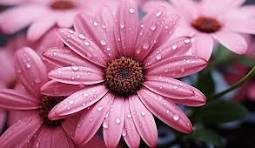
#> input picture flower1.jpeg, 255 x 148 px
$ python ass2.py
#> lines starting #> are read from the running program, lines starting #| are printed output that depends on the picture
import cv2 as cv
import numpy as np


def apply_kernel(image, kernel):
    image_matrix = np.array(image, np.int32)
    padded_matrix = cv.copyMakeBorder(image_matrix, 1, 1, 1, 1, cv.BORDER_CONSTANT, value=0)
    # print(padded_matrix)

    result = np.zeros_like(image_matrix)
    # print(result)
    # -----------Applying convolution
    for i in range(1, image_matrix.shape[0] + 1):
        for j in range(1, image_matrix.shape[1] + 1):
            # print("\n",i,j)
            neighbor_pixels = padded_matrix[i - 1:i + 2, j - 1:j + 2]
            # print("\n",neighbor_pixels)
            # print("\n",neighbor_pixels*kernel)
            conv_result = np.sum(neighbor_pixels * kernel)
            result[i - 1, j - 1] = conv_result

    result_image = np.uint8(result)
    return result_image


def main():
    pathh = input("Enter path of image: ")
#> the answer given: flower1.jpeg
    origional_img = cv.imread(pathh)
#> origional_img is the input picture: shape (148, 255, 3); mean B, G, R 127.9, 102.3, 162

    kernel_1 = np.array([[1, 0, -1],
                         [1, 0, -1],
                         [1, 0, -1]])

    kernel_4 = np.array([[1, 1, 1],
                         [0, 1, 0],
                         [-1, -1, -1]])

    kernel_2 = np.array([[0, 2, 0],
                         [2, 0, 2],
                         [0, 2, 0]])

    kernel_3 = np.array([[0, -1, 0],
                         [-1, 8, -1],
                         [0, -1, 0]])

    kernel_5 = np.array([[9, 2, 5],
                         [2, 0, 2],
                         [9, 5, 2]])

    # Apply the kernel to the input image_matrix
    res_img_1 = apply_kernel(origional_img, kernel_1)
#> after the loop in apply_kernel, `for i in range(1, image_matrix.shape[0] + 1):`:
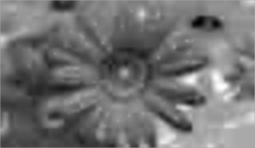
#> result: shape (148, 255, 3) int32; min -921, max 452, mean -305; drawn with min black and max white
    cv.imwrite('T1.jpg',res_img_1)
    res_img_2 = apply_kernel(origional_img, kernel_2)
#> after the loop in apply_kernel (call 2), `for i in range(1, image_matrix.shape[0] + 1):`:
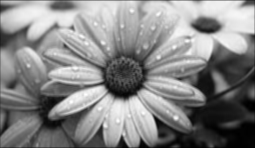
#> result: shape (148, 255, 3) int32; min 56, max 5556, mean 2950.7; drawn with min black and max white
    cv.imwrite('T2.jpg', res_img_2)
    res_img_3 = apply_kernel(origional_img, kernel_3)
#> after the loop in apply_kernel (call 3), `for i in range(1, image_matrix.shape[0] + 1):`:
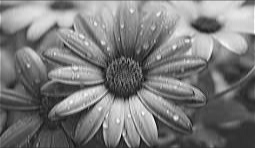
#> result: shape (148, 255, 3) int32; min -598, max 2650, mean 969.1; drawn with min black and max white
#> in apply_kernel (call 3), `result_image = np.uint8(result)`:
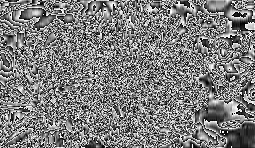
#> result_image: shape (148, 255, 3); min 0, max 255, mean 125.2
    cv.imwrite('T3.jpg', res_img_3)
    res_img_4 = apply_kernel(origional_img, kernel_4)
#> after the loop in apply_kernel (call 4), `for i in range(1, image_matrix.shape[0] + 1):`:
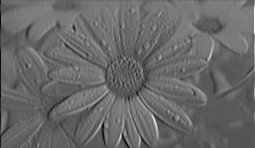
#> result: shape (148, 255, 3) int32; min -1249, max 2527, mean 306.7; drawn with min black and max white
#> in apply_kernel (call 4), `result_image = np.uint8(result)`:
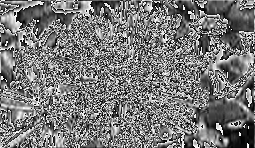
#> result_image: shape (148, 255, 3); min 0, max 255, mean 120
    cv.imwrite('T4.jpg', res_img_4)
    res_img_5 = apply_kernel(origional_img, kernel_5)
#> in apply_kernel (call 5), `result_image = np.uint8(result)`:
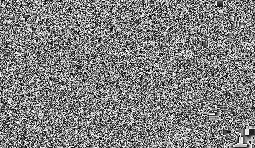
#> result_image: shape (148, 255, 3); min 0, max 255, mean 127.5
    cv.imwrite('T5.jpg', res_img_5)

    print('Images Generation Done')

if __name__ == '__main__':
    main()
